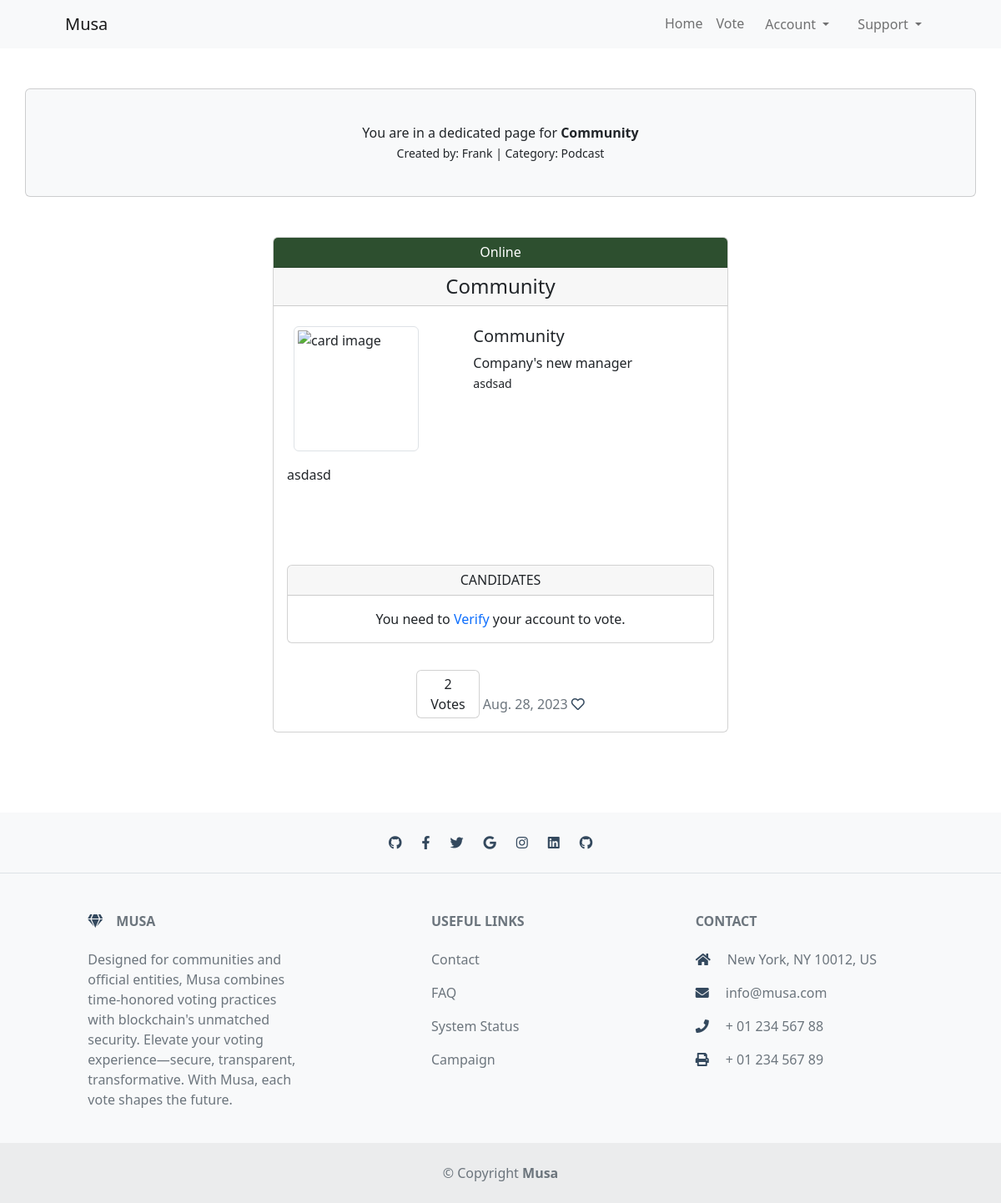
Before: /community with the older database file.
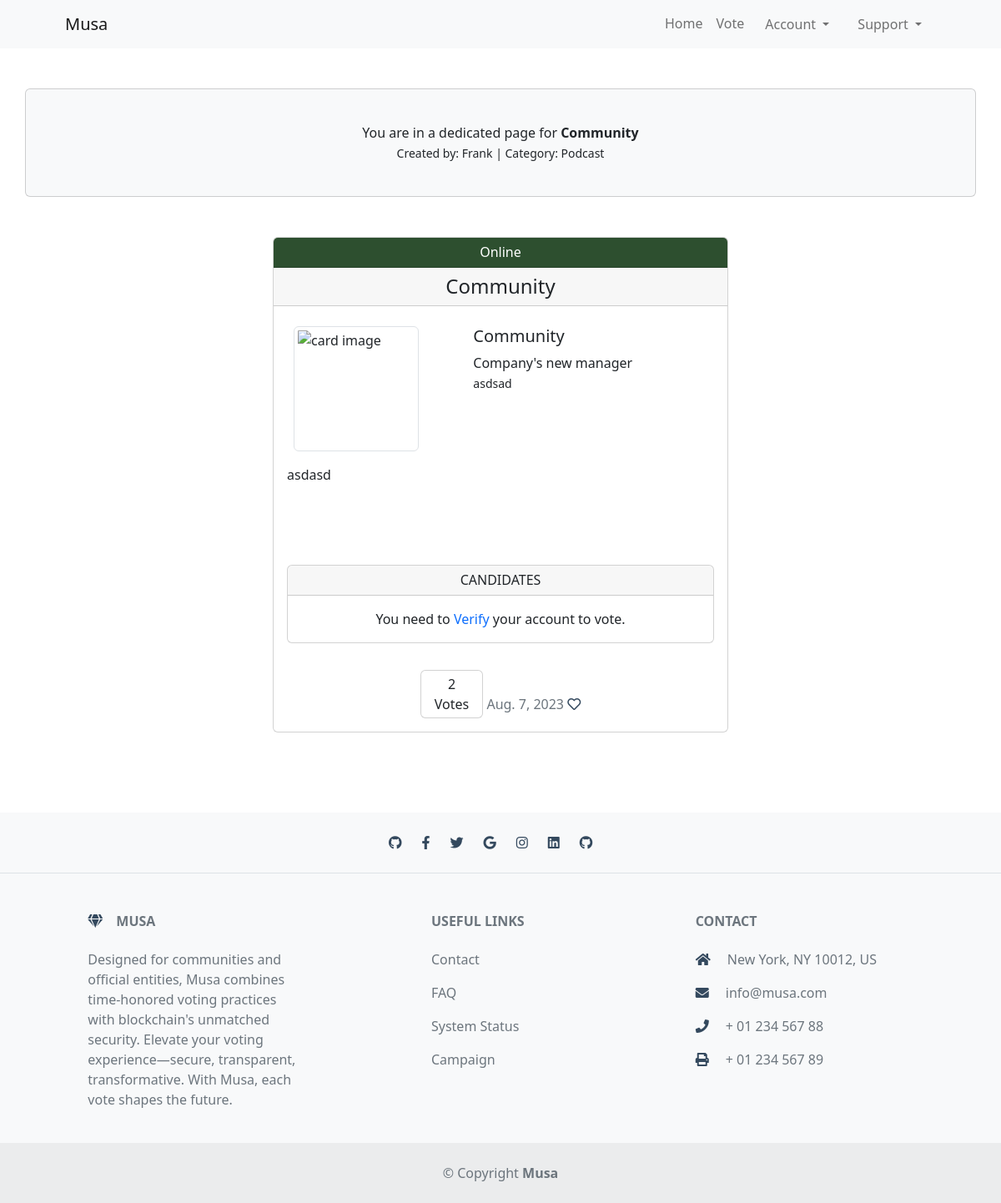
After: the same page with the newer database file.
### vote_management/models.py (models this page shows, shortened)
class VoteCard(models.Model):
    title = models.CharField(max_length=80, unique=True)
    slug = models.SlugField(max_length=200, unique=True)
    author = models.ForeignKey(
        'musa.UserProfile', on_delete=models.CASCADE, related_name="card_author")
    category = models.ForeignKey(
        Category, on_delete=models.CASCADE, related_name="categories")
    mission = models.CharField(max_length=80)
    location = models.CharField(max_length=80)
    description = models.TextField(max_length=264)
    expire = models.DateField()
    event_image = CloudinaryField('image', default='placeholder')
    vote_record = models.ManyToManyField('musa.UserProfile', through='VoteRecord',
                                         related_name='user_votes', blank=True)
    candidates = models.ManyToManyField('ElectedPerson', related_name='vote_cards',
                                        blank=True)
    status = models.IntegerField(choices=STATUS, default=0)
    excerpt = models.TextField(blank=True)
    type = models.IntegerField(choices=CARD_TYPE, default=0)
    created_on = models.DateField(auto_now_add=True)
    class Meta:
        ordering = ['-created_on']
    def number_of_votes(self):
        return self.vote_record.count()

class Category(models.Model):
    category_name = models.CharField(max_length=50, unique=True)
    class Meta:
        ordering = ['category_name']
        verbose_name_plural = "Categories"
    def __str__(self):
        return self.category_name

### musa/models.py (models this page shows)
class UserProfile(AbstractUser):
    verified = models.BooleanField(default=False)
    role = models.IntegerField(choices=ROLES, default=0)
    user_card = models.ManyToManyField(
        'vote_management.VoteCard', through='vote_management.VoteRecord', related_name='user_cards')
    class Meta:
        ordering = ['username']
    def __str__(self):
        return self.username

### vote_management/views.py (the view, shortened to what this page needs)
# urls.py: path('<slug:slug>', HomePageSingleView.as_view(),
class HomePageSingleView(View):
    def get(self, request, slug, *args, **kwargs):
        queryset = VoteCard.objects.order_by('-created_on')
        card = get_object_or_404(queryset, slug=slug)
        candidates = card.vote_candidate.all()
        if request.user.is_authenticated:
            has_voted = VoteRecord.objects.filter(
                voter=request.user, vote_card=card).exists()
        else:
            has_voted = False
        vote_counts = VoteRecord.objects.filter(vote_card=card).values(
            'elected_person__name').annotate(vote_count=Count(
                'elected_person')).order_by('-vote_count')
        winner = vote_counts.first()
        challengers = vote_counts[1:]
        return render(request, "single_card.html",
                      {
                          "card": card,
                          "winner": winner,
                          "challengers": challengers,
                          "candidates": candidates,
                          "has_voted": has_voted,
                          "user_authenticated": request.user.is_authenticated
                      })

### templates/frontend/single_card.html (shortened to what the changed rows need)
{% extends "base.html" %}
{% block content %}
<div class="container px-4 px-lg-0">
    <div class="card bg-light my-5 py-4 text-center">
        <div class="card-body">
            <p class="m-0">You are in a dedicated page for <strong>{{ card.title }}
                </strong>
            </p>
            <small>Created by: {{ card.author }} | Category: {{ card.category }}</small>
        </div>
    </div>
    <div class="row gx-4 gx-lg-5 justify-content-center">
        <div class="col-md-6 mb-5">
            <form method="post">
                <div class="card h-100">
                    {% if card.status == 1 or card.status == 3 %}
                    <div class="card-header card-header-green text-center h6">{{ card.get_status_display }}</div>
                    {% elif card.status == 2 %}
                    <div class="card-header bg-danger text-center text-white h6">{{ card.get_status_display }}</div>
                    {% else %}
                    <div class="card-header bg-warning text-center text-white h6">{{ card.get_status_display }}</div>
                    {% endif %}
                    <div class="card-header text-center h4">{{ card.get_type_display}}</div>
                    <div class="card-body card-body-height pb-0">
                        <div class="row mt-2">
                            <div class="col-7 d-inline-block">
                                <span class="">
                                    <h5 class="card-title">{{ card.title }}</h5>
                                    <p class="mission my-0 fs-6"> {{ card.mission }}</p>
                                    <small class="location my-0"> {{ card.location }}</small>
                                </span>
                            </div>
                        </div>
                        <div id="description-single" class="row mt-3">
                            <div class="col">
                                <p class="my-0">
                                    {{ card.description|safe }}
                                </p>
                            </div>
                        </div>
                        <div class="row mb-3">
                            </div>
                            <div class="p-3 text-center">
                                <span class="card d-inline-block">
                                    <div class="card-body py-1 px-3 text-center m-0">
                                        <span class="card-text">{{ card.number_of_votes }}<br> Votes</span>
                                    </div>
                                </span>
                                <span class="card-text text-muted h6 m-0"> {{ card.expire }}
                                    <i class="far fa-heart"></i>
                                </span>
                            </div>
                        </div>
                    </div>
                </div>
        </div>
    </div>
{% endblock content %}

Changed rows visible on the page:
changed VoteCard "Community": expire "Aug. 28, 2023" → "Aug. 7, 2023"
